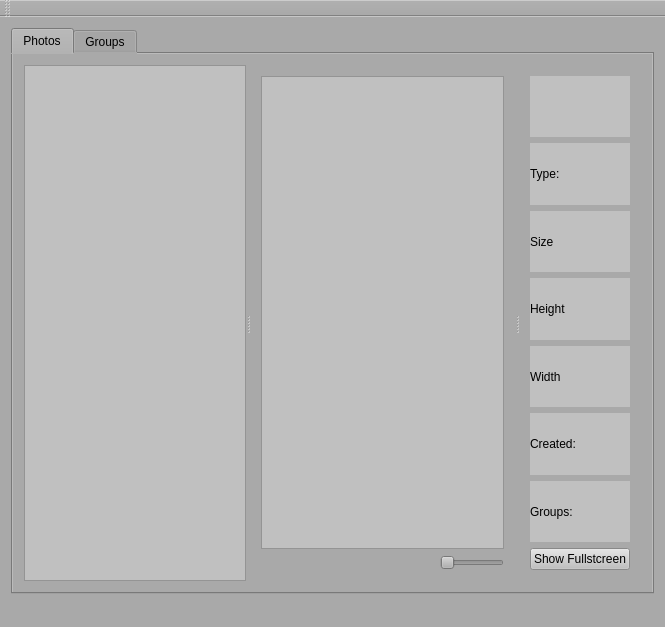
<?xml version="1.0" encoding="UTF-8"?>
<ui version="4.0">
 <class>MainWindow</class>
 <widget class="QMainWindow" name="MainWindow">
  <property name="geometry">
   <rect>
    <x>0</x>
    <y>0</y>
    <width>665</width>
    <height>627</height>
   </rect>
  </property>
  <property name="windowTitle">
   <string>MainWindow</string>
  </property>
  <property name="styleSheet">
   <string notr="true">background-color:#A9A9A9</string>
  </property>
  <widget class="QWidget" name="centralWidget">
   <layout class="QHBoxLayout" name="horizontalLayout">
    <item>
     <widget class="QTabWidget" name="tabWidget">
      <property name="currentIndex">
       <number>0</number>
      </property>
      <widget class="QWidget" name="tab">
       <property name="enabled">
        <bool>true</bool>
       </property>
       <attribute name="title">
        <string>Photos</string>
       </attribute>
       <layout class="QGridLayout" name="gridLayout">
        <item row="0" column="0">
         <widget class="QSplitter" name="splitter_2">
          <property name="orientation">
           <enum>Qt::Horizontal</enum>
          </property>
          <widget class="QSplitter" name="splitter">
           <property name="orientation">
            <enum>Qt::Horizontal</enum>
           </property>
           <widget class="QTreeView" name="treeView">
            <property name="sizePolicy">
             <sizepolicy hsizetype="Preferred" vsizetype="Expanding">
              <horstretch>0</horstretch>
              <verstretch>0</verstretch>
             </sizepolicy>
            </property>
            <property name="styleSheet">
             <string notr="true">background-color: #C0C0C0;</string>
            </property>
           </widget>
           <widget class="QWidget" name="layoutWidget">
            <layout class="QVBoxLayout" name="verticalLayout">
             <item>
              <widget class="QScrollArea" name="scrollArea">
               <property name="styleSheet">
                <string notr="true">background-color:#C0C0C0</string>
               </property>
               <property name="widgetResizable">
                <bool>true</bool>
               </property>
               <widget class="QWidget" name="scrollAreaWidgetContents">
                <property name="geometry">
                 <rect>
                  <x>0</x>
                  <y>0</y>
                  <width>275</width>
                  <height>478</height>
                 </rect>
                </property>
               </widget>
              </widget>
             </item>
             <item>
              <layout class="QHBoxLayout" name="horizontalLayout_2">
               <item>
                <spacer name="horizontalSpacer">
                 <property name="orientation">
                  <enum>Qt::Horizontal</enum>
                 </property>
                 <property name="sizeType">
                  <enum>QSizePolicy::Expanding</enum>
                 </property>
                 <property name="sizeHint" stdset="0">
                  <size>
                   <width>200</width>
                   <height>0</height>
                  </size>
                 </property>
                </spacer>
               </item>
               <item>
                <widget class="QSlider" name="horizontalSlider">
                 <property name="minimum">
                  <number>100</number>
                 </property>
                 <property name="maximum">
                  <number>400</number>
                 </property>
                 <property name="orientation">
                  <enum>Qt::Horizontal</enum>
                 </property>
                </widget>
               </item>
              </layout>
             </item>
            </layout>
           </widget>
          </widget>
          <widget class="QWidget" name="verticalLayoutWidget">
           <layout class="QVBoxLayout" name="verticalLayout_2">
            <item>
             <widget class="QLabel" name="imageLabel">
              <property name="styleSheet">
               <string notr="true">background-color: #C0C0C0</string>
              </property>
              <property name="text">
               <string/>
              </property>
             </widget>
            </item>
            <item>
             <widget class="QLabel" name="typeLabel">
              <property name="styleSheet">
               <string notr="true">background-color: #C0C0C0</string>
              </property>
              <property name="text">
               <string>Type:</string>
              </property>
             </widget>
            </item>
            <item>
             <widget class="QLabel" name="sizeLabel">
              <property name="styleSheet">
               <string notr="true">background-color: #C0C0C0</string>
              </property>
              <property name="text">
               <string>Size</string>
              </property>
             </widget>
            </item>
            <item>
             <widget class="QLabel" name="heightLabel">
              <property name="styleSheet">
               <string notr="true">background-color: #C0C0C0</string>
              </property>
              <property name="text">
               <string>Height</string>
              </property>
             </widget>
            </item>
            <item>
             <widget class="QLabel" name="widthLabel">
              <property name="styleSheet">
               <string notr="true">background-color: #C0C0C0</string>
              </property>
              <property name="text">
               <string>Width</string>
              </property>
             </widget>
            </item>
            <item>
             <widget class="QLabel" name="createdLabel">
              <property name="styleSheet">
               <string notr="true">background-color: #C0C0C0</string>
              </property>
              <property name="text">
               <string>Created:</string>
              </property>
             </widget>
            </item>
            <item>
             <widget class="QLabel" name="groupsLabel">
              <property name="styleSheet">
               <string notr="true">background-color: #C0C0C0;</string>
              </property>
              <property name="text">
               <string>Groups:</string>
              </property>
             </widget>
            </item>
            <item>
             <widget class="QPushButton" name="pushButton_3">
              <property name="styleSheet">
               <string notr="true">background-color: #C0C0C0;</string>
              </property>
              <property name="text">
               <string>Show Fullstcreen</string>
              </property>
             </widget>
            </item>
           </layout>
          </widget>
         </widget>
        </item>
       </layout>
      </widget>
      <widget class="QWidget" name="tab_2">
       <attribute name="title">
        <string>Groups</string>
       </attribute>
       <layout class="QGridLayout" name="gridLayout_2">
        <item row="0" column="1">
         <widget class="QPushButton" name="deleteGroupButton">
          <property name="styleSheet">
           <string notr="true">background-color: #C0C0C0;</string>
          </property>
          <property name="text">
           <string>Delete Group</string>
          </property>
         </widget>
        </item>
        <item row="0" column="0">
         <widget class="QPushButton" name="pushButton_2">
          <property name="styleSheet">
           <string notr="true">background-color: #C0C0C0;</string>
          </property>
          <property name="text">
           <string>Edit Group</string>
          </property>
         </widget>
        </item>
        <item row="0" column="2">
         <widget class="QPushButton" name="pushButton">
          <property name="styleSheet">
           <string notr="true">background-color: #C0C0C0;</string>
          </property>
          <property name="text">
           <string>Add Group</string>
          </property>
         </widget>
        </item>
        <item row="3" column="0" colspan="3">
         <widget class="QScrollArea" name="scrollArea_2">
          <property name="styleSheet">
           <string notr="true">background-color: #C0C0C0;</string>
          </property>
          <property name="widgetResizable">
           <bool>true</bool>
          </property>
          <widget class="QWidget" name="groupContents">
           <property name="geometry">
            <rect>
             <x>0</x>
             <y>0</y>
             <width>621</width>
             <height>481</height>
            </rect>
           </property>
          </widget>
         </widget>
        </item>
       </layout>
      </widget>
     </widget>
    </item>
   </layout>
  </widget>
  <widget class="QMenuBar" name="menuBar">
   <property name="geometry">
    <rect>
     <x>0</x>
     <y>0</y>
     <width>665</width>
     <height>21</height>
    </rect>
   </property>
  </widget>
  <widget class="QToolBar" name="mainToolBar">
   <attribute name="toolBarArea">
    <enum>TopToolBarArea</enum>
   </attribute>
   <attribute name="toolBarBreak">
    <bool>false</bool>
   </attribute>
  </widget>
  <widget class="QStatusBar" name="statusBar"/>
 </widget>
 <layoutdefault spacing="6" margin="11"/>
 <resources/>
 <connections/>
</ui>
